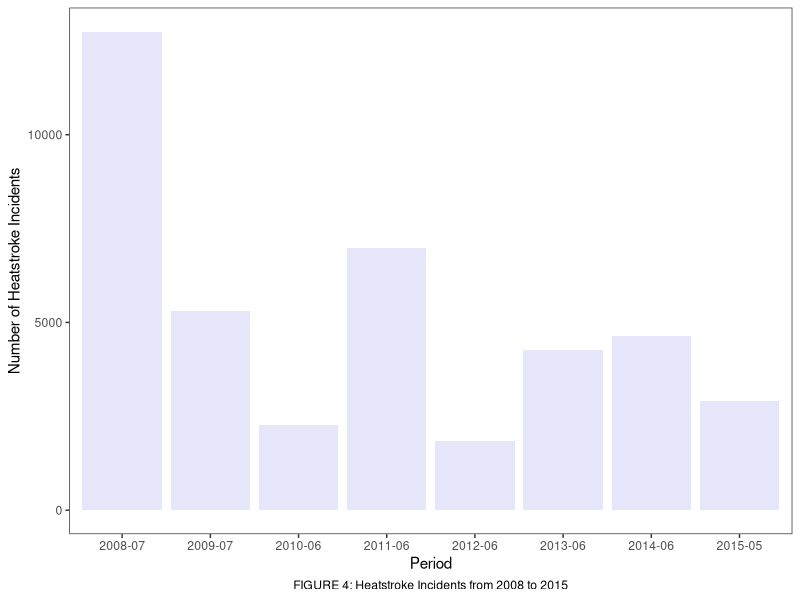

The R source for this figure:
#### Preamble ####
# Purpose: Generates Figure 4.
# Date: 14 February 2024
# License: MIT

library(tidyverse)
library(ggthemes)

data <- read_csv("data/analysis_data/stroke.csv")

data <- data |>
  group_by(period) |>
  summarise(num = sum(people_transported, na.rm = TRUE))

plot <- data |>
  ggplot(
    mapping = aes(x = period, y = num)
  ) +
  geom_bar(stat = "identity", fill = "lavender") +
  theme_test() +
  labs(x = "Period", y = "Number of Heatstroke Incidents") +
  labs(caption = "FIGURE 4: Heatstroke Incidents from 2008 to 2015", color = "") +
  theme(plot.caption=element_text(hjust=0.5))

ggsave("other/figures/figure4.png", plot)